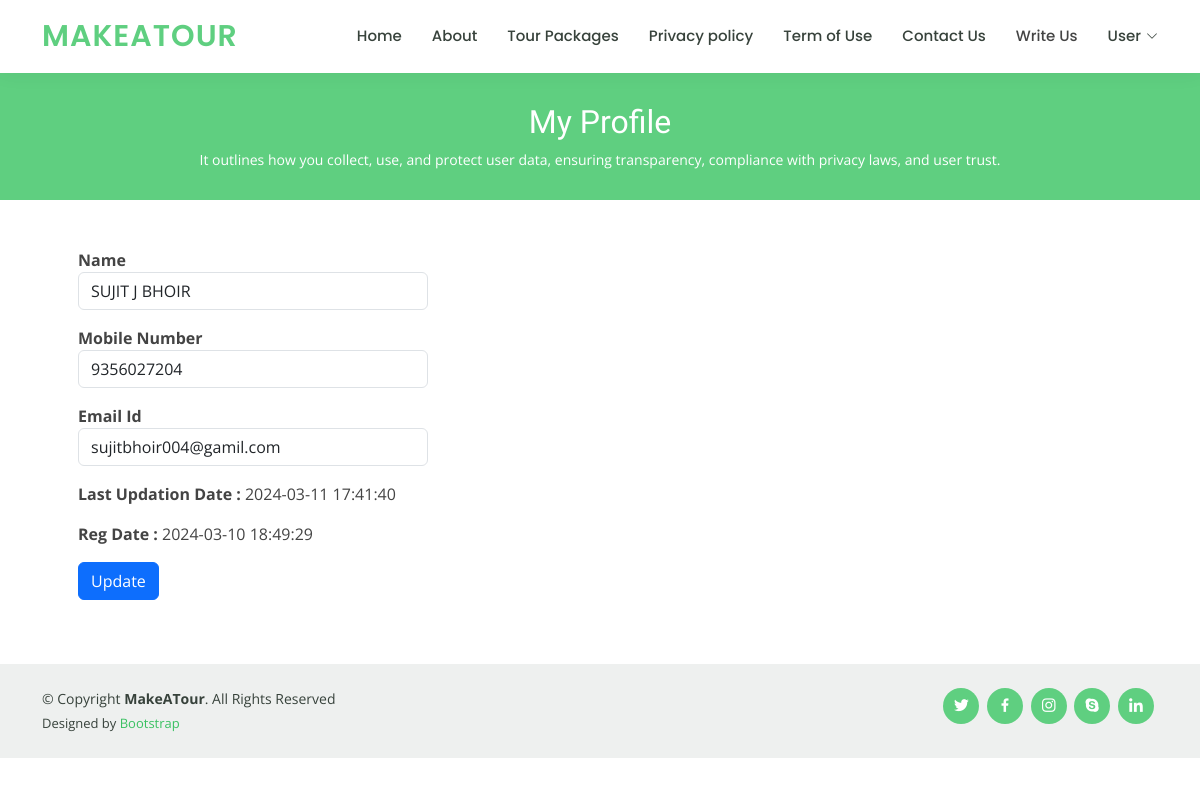
/profile.php (signed in), run on the app's committed database.
### tables this page shows
CREATE TABLE `tblusers` (
  `id` int(11) NOT NULL,
  `FullName` varchar(100) DEFAULT NULL,
  `MobileNumber` char(10) DEFAULT NULL,
  `EmailId` varchar(70) DEFAULT NULL,
  `Password` varchar(100) DEFAULT NULL,
  `RegDate` timestamp NULL DEFAULT current_timestamp(),
  `UpdationDate` timestamp NULL DEFAULT NULL ON UPDATE current_timestamp()
);

### profile.php (the view, shortened to what this page needs)
<?php
include('includes/config.php');
if(strlen($_SESSION['login'])==0)
	{
header('location:index.php');
}
else{
?>
<!DOCTYPE html>
<html lang="en">
<head>
  <link href="assets/vendor/animate.css/animate.min.css" rel="stylesheet">
  <link href="assets/vendor/aos/aos.css" rel="stylesheet">
  <link href="assets/vendor/bootstrap/css/bootstrap.min.css" rel="stylesheet">
  <link href="assets/vendor/bootstrap-icons/bootstrap-icons.css" rel="stylesheet">
  <link href="assets/vendor/boxicons/css/boxicons.min.css" rel="stylesheet">
  <link href="assets/vendor/remixicon/remixicon.css" rel="stylesheet">
  <link href="assets/vendor/swiper/swiper-bundle.min.css" rel="stylesheet">
  <link href="assets/css/style.css" rel="stylesheet">
</head>
<body>
<?php include('includes/header.php');?>
  <main id="main">
    <div class="breadcrumbs" data-aos="fade-in">
      <div class="container">
        <h2>My Profile</h2>
        <p>It outlines how you collect, use, and protect user data, ensuring transparency, compliance with privacy laws, and user trust.</p>
      </div>
    </div>
    <div class="container p-5">
		<form name="chngpwd" method="post">
<?php
$useremail=$_SESSION['login'];
$sql = "SELECT * from tblusers where EmailId=:useremail";
$query = $dbh -> prepare($sql);
$query -> bindParam(':useremail',$useremail, PDO::PARAM_STR);
$query->execute();
$results=$query->fetchAll(PDO::FETCH_OBJ);
if($query->rowCount() > 0)
{
foreach($results as $result)
{	?>
	<p style="width: 350px;">
			<b>Name</b>  <input type="text" name="name" value="<?php echo htmlentities($result->FullName);?>" class="form-control" id="name" required="">
	</p>
<p style="width: 350px;">
<b>Mobile Number</b>
<input type="text" class="form-control" name="mobileno" maxlength="10" value="<?php echo htmlentities($result->MobileNumber);?>" id="mobileno"  required="">
</p>
<p style="width: 350px;">
<b>Email Id</b>
	<input type="email" class="form-control" name="email" value="<?php echo htmlentities($result->EmailId);?>" id="email" readonly>
			</p>
<p style="width: 350px;">
<b>Last Updation Date : </b>
<?php echo htmlentities($result->UpdationDate);?>
</p>
<p style="width: 350px;">
<b>Reg Date :</b>
<?php echo htmlentities($result->RegDate);?>
			</p>
<?php }} ?>
			<p style="width: 350px;">
<button type="submit" name="submit6" class="btn-primary btn">Update</button>
			</p>
			</form>
	</div>
  </main>
  <?php include('includes/footer.php');?>
</body>
</html>
<?php } ?>

### assets/css/style.css (style rules this page uses)
body { font-family: "Open Sans", sans-serif; color: #444444; }
h1, h2, h3, h4, h5, h6 { font-family: "Raleway", sans-serif; }
.breadcrumbs { margin-top: 73px; text-align: center; background: #5fcf80; padding: 30px 0; color: #fff; }
.breadcrumbs h2 { font-size: 32px; font-weight: 500; }
.breadcrumbs p { font-size: 14px; margin-bottom: 0; }

### data on the page
tblusers: name "SUJIT J BHOIR", mobileno "9356027204", email "sujitbhoir004@gamil.com", UpdationDate "2024-03-11 17:41:40", RegDate "2024-03-10 18:49:29"
